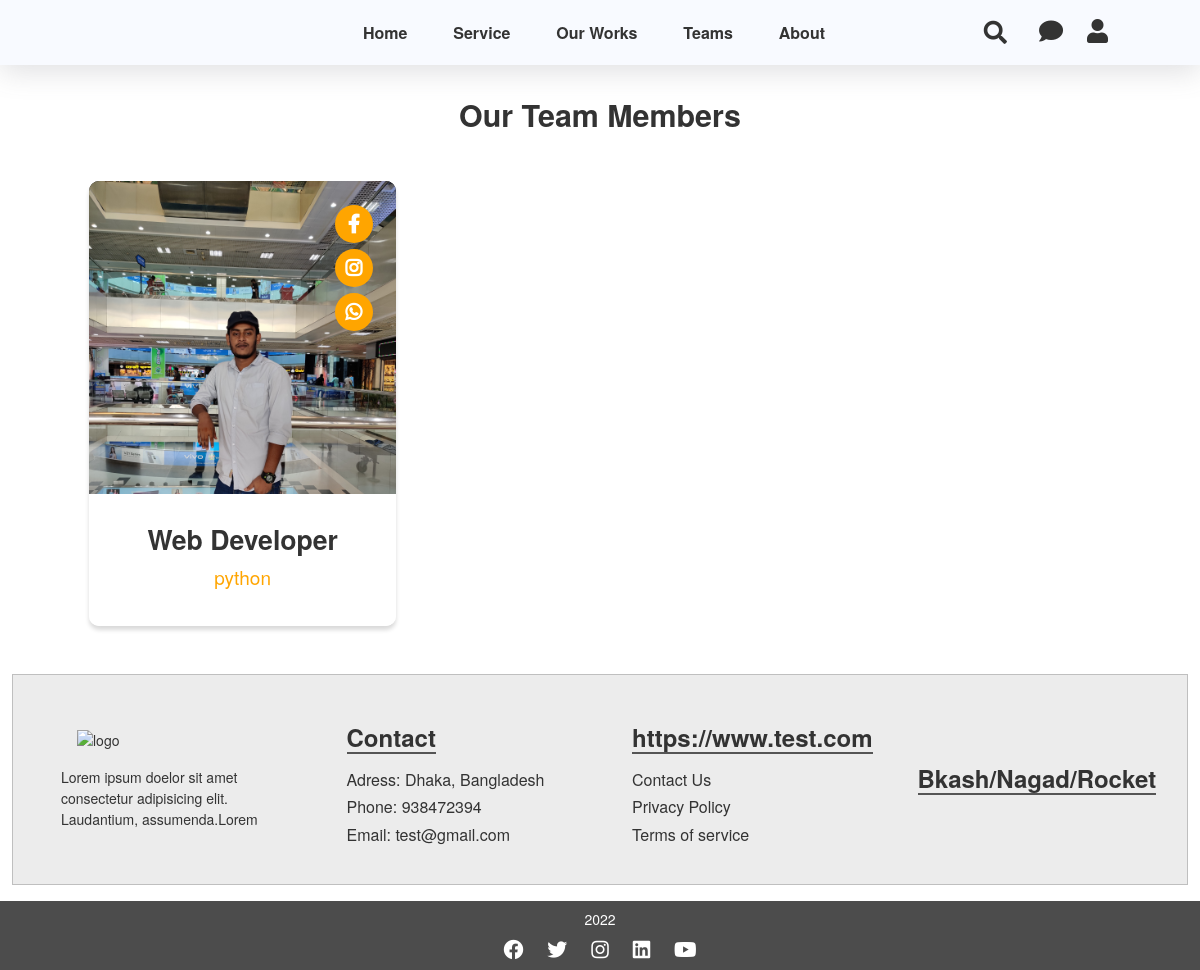
Screenshot of /team-member/ with the database file from the repository.
### second_app/models.py (models this page shows, shortened)
class TeamMember(models.Model):
    img = models.FileField(upload_to='teammember',null=True,blank=True)
    title = models.CharField(max_length=255,null=True,blank=True)
    subtitle = models.CharField(max_length=255,null=True,blank=True)
    describe = models.TextField(max_length=999,null=True,blank=True)
    facebook_link = models.URLField(max_length=999,null=True,blank=True)
    instagram_link = models.URLField(max_length=999,null=True,blank=True)
    whatsapp_link = models.URLField(max_length=999,null=True,blank=True)

class Footer(models.Model):
    footer_quotes= models.TextField(max_length=999,null=True,blank=True)
    footer_contact_title = models.CharField(max_length=255,null=True,blank=True)
    address = models.CharField(max_length=255,null=True,blank=True)
    phone = models.CharField(max_length=255,null=True,blank=True)
    email = models.EmailField(max_length=255,null=True,blank=True,)
    footer_links_title = models.CharField(max_length=255,null=True,blank=True)
    footer_payment_title = models.CharField(max_length=255,null=True,blank=True)
    payment_logo = models.FileField(upload_to='homeimages',null=True,blank=True)
    footer_facebook_link = models.URLField(max_length=999,null=True,blank=True)
    footer_instagram_link = models.URLField(max_length=999,null=True,blank=True)
    footer_twitter_link = models.URLField(max_length=999,null=True,blank=True)
    footer_linkedin_link = models.URLField(max_length=999,null=True,blank=True)
    footer_youtube_link = models.URLField(max_length=999,null=True,blank=True)
    footer_copyright = models.CharField(max_length=255,null=True,blank=True)

### second_app/views.py (the view)
# urls.py: path('team-member/', views.team_member, name='team_member'),
def team_member(request):
    members = TeamMember.objects.all()
    context = {
        'members':members
    }
    return render(request,'second_app/team_member.html',context)

### core/custommodelserver.py (called while the page is built)
def headfoot(request):
    headerr = Header.objects.last()
    footerr = Footer.objects.last()
    context = {
        'headerr':headerr,
        'footerr':footerr
    }
    return context

### dashboard_app/custommodel.py (called while the page is built)
def footer(request):
    footer = Footer.objects.last()
    context = {
        'footer':footer
    }
    return context

### templates/second_app/team_member.html (shortened to what this page needs)
{% extends 'core/base.html' %}
{% load static %}
{% block main %}
<div class="teamContainer section">
    <div class="info">
        <h1>Our Team Members</h1>
    </div>
    <div class="row justify-content-start ">
        {% for member in members %}
        <div class="col-4 column">
            <div class="post-module">
                <div class="thumbnail">
                    <div class="socials">
                        <div class="social">
                            <a href="{{member.facebook_link}}"><i class="fab fa-facebook-f"></i></a>
                        </div>
                        <div class="social">
                            <a href="{{member.instagram_link}}"><i class="fab fa-instagram"></i></a>
                        </div>
                        <div class="social">
                            <a href="{{member.whatsapp_link}}"><i class="fab fa-whatsapp"></i></a>
                        </div>
                    </div>
                    <img src="{{member.img.url}}" />
                </div>
                <div class="post-content">
                    <h1 class="title">{{member.title}}</h1>
                    <h2 class="sub_title">{{member.subtitle}}</h2>
                </div>
            </div>
        </div>
        {% endfor %}
    </div>
</div>
{% endblock main %}

### core/templates/core/base.html (shortened to what this page needs)
{% load static %}
<!doctype html>
<html lang="en">
<head>
    <link href="https://cdn.jsdelivr.net/npm/bootstrap@5.0.1/dist/css/bootstrap.min.css" rel="stylesheet"
>
    <link rel="stylesheet" href="{% static 'assest/style.css' %}">
    <link rel="stylesheet" href="https://unpkg.com/swiper/swiper-bundle.min.css" />
    <link rel="stylesheet" href="https://use.fontawesome.com/releases/v5.15.3/css/all.css"
>
    <link rel="stylesheet" href="https://cdnjs.cloudflare.com/ajax/libs/jquery-modal/0.9.1/jquery.modal.min.css" />
</head>
<body>
    <div class="main">
        <header>
            <div class="container-fluid">
                <div class="row header_row">
                    <div class="col-3 hlogo">
                        <div class="logo">
                        </div>
                    </div>
                    <div class="col-6 nav" id="nav">
                        <ul class="navbar-nav">
                            <li class="nav-item">{% url 'home' as home %}<a
                                    class="nav-link {% if request.path == home %}active{% endif %}"
                                    href="{% url 'index' %}">Home</a></li>
                            <li class="nav-item">{% url 'service' as service %}<a
                                    class="nav-link {% if request.path == service %}active{% endif %}"
                                    href="{% url 'service' %}">Service</a></li>
                            <li class="nav-item">{% url 'works' as works %}<a
                                    class="nav-link {% if request.path == our_work %}active{% endif %}"
                                    href="{% url 'our_work' %}">Our Works</a></li>
                            <li class="nav-item">{% url 'teams' as teams %}<a
                                    class="nav-link {% if request.path == teams %}active{% endif %}"
                                    href="{% url 'team_member' %}">Teams</a></li>
                            <li class="nav-item">{% url 'aboutus' as aboutus %}<a
                                    class="nav-link {% if request.path == aboutus %}active{% endif %}"
                                    href="{% url 'about_us' %}">About</a></li>
                        </ul>
                    </div>
                    <div class="col-3 headericonCon">
                        <div class="search-box">
                            <button class="btn-search btn-search-pc"><i class="fas fa-search"></i></button>
                            <input type="text" class="input-search" placeholder="Type to Search...">
                        </div>
                        <div class="icons">
                            <a href="#" target="_blank"><i class="fas fa-comment"></i></a>
                            <a href="{% url 'login' %}"> <i class="fas fa-user"></i></a>
                        </div>
                    </div>
                </div>
            </div>
        </header>
        <div class="container-fluid">
            {% block main %}
            {% endblock main %}
            <div class="row footer section">
                <div class="col-12">
                    <img src="/media/homeimages/logo.png" alt="logo" class="img-fluid logo">
                    <p>{{ footer.footer_quotes }}</p>
                </div>
                <div class="col-12 contacts">
                    <h4 class="text-center">Contact</h4>
                    <h6>Adress: {{ footer.address }}</h6>
                    <h6>Phone: {{ footer.phone }}</h6>
                    <h6>Email: {{ footer.email }}</h6>
                </div>
                <div class="col-12 usefulLinks">
                    <h4 class="text-center">{{ footer.footer_links_title }}</h4>
                    <h6><a href="{% url 'contactus' %}">Contact Us</a></h6>
                    <h6><a href="">Privacy Policy</a></h6>
                    <h6><a href="">Terms of service</a></h6>
                </div>
                <div class="col-12">
                    <h4>{{ footer.footer_payment_title }}</h4>
                </div>
            </div>
        </div>
    </div>
    <footer class="text-center text-white text-lg-start">
        <div class="text-center p-2" style="background-color: rgba(0, 0, 0, 0.7);">
            <label for="">{{ footer.footer_copyright }}</label>
            <div class="socials">
                {% if footer.footer_facebook_link %}
                <a href="{{ footer.footer_facebook_link }}" class="fab fa-facebook"></a>
                {% endif %}
                {% if footer.footer_twitter_link %}
                <a href="{{ footer.footer_twitter_link }}" class="fab fa-twitter"></a>
                {% endif %}
                {% if footer.footer_instagram_link %}
                <a href="{{ footer.footer_instagram_link }}" class="fab fa-instagram"></a>
                {% endif %}
                {% if footer.footer_linkedin_link %}
                <a href="{{ footer.footer_linkedin_link }}" class="fab fa-linkedin"></a>
                {% endif %}
                {% if footer.footer_youtube_link %}
                <a href="{{ footer.footer_youtube_link }}" class="fab fa-youtube"></a>
                {% endif %}
            </div>
        </div>
    </footer>
</body>
</html>

### rows the page displays
TeamMember: img (picture), title "Web Developer", subtitle "python"
Footer: footer_quotes "Lorem ipsum doelor sit amet consectetur adipisicing elit. Laudantium, assumenda.Lorem", address "Dhaka, Bangladesh", phone "938472394", email "test@gmail.com", footer_links_title "https://www.test.com", footer_payment_title "Bkash/Nagad/Rocket", footer_copyright "2022"
